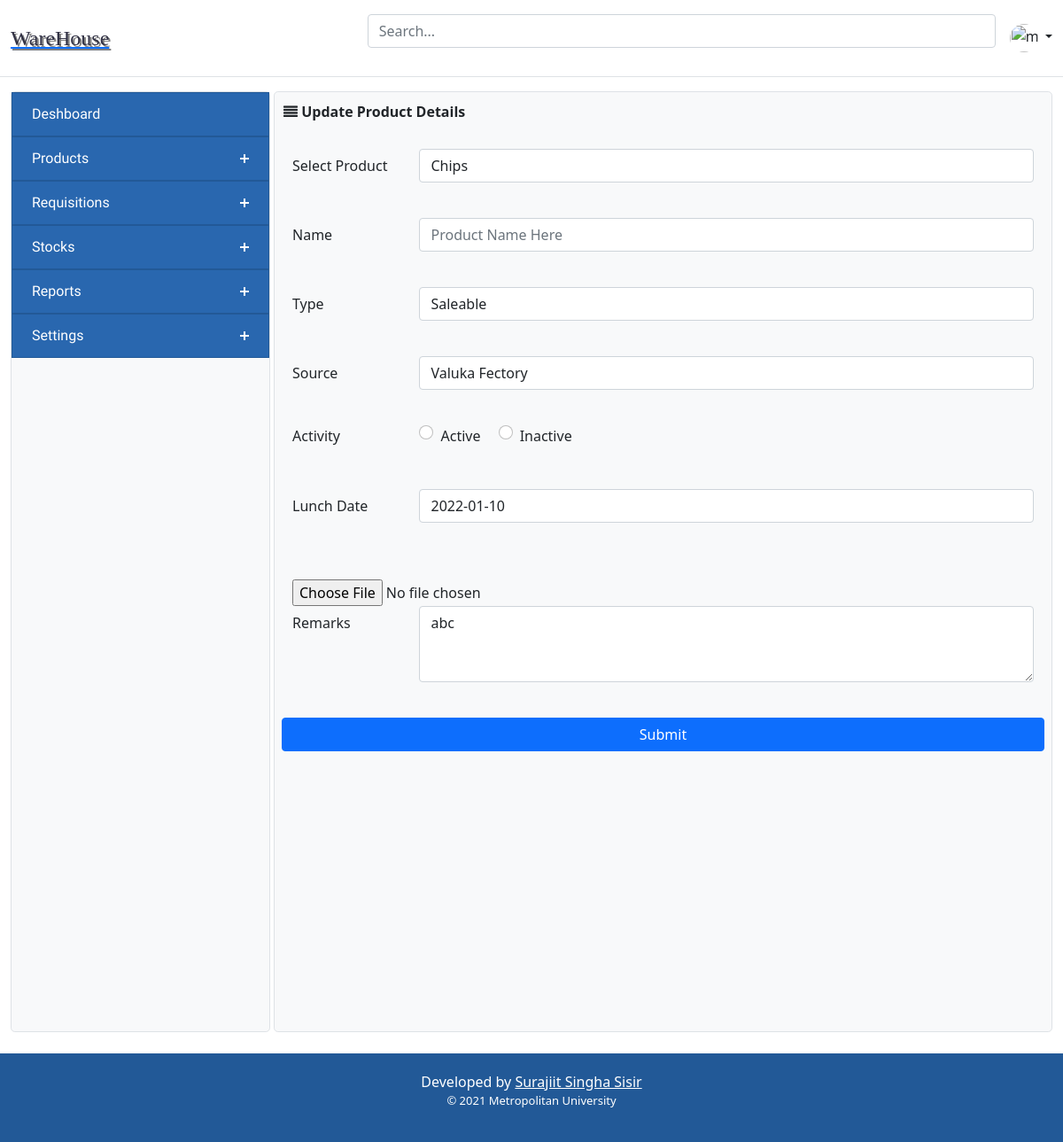
The page /update_product/23 on the database its author committed.
### tables this page shows
CREATE TABLE `table_product` (
  `id` int(11) NOT NULL,
  `product_name` varchar(100) NOT NULL,
  `catagory` varchar(100) NOT NULL,
  `type` varchar(60) NOT NULL,
  `source` varchar(100) NOT NULL,
  `activity` varchar(60) NOT NULL,
  `lunch_date` date NOT NULL,
  `image` varchar(255) NOT NULL,
  `base_unit` varchar(100) NOT NULL,
  `base_qnty_price` double NOT NULL,
  `carton` int(11) NOT NULL,
  `carton_price` double NOT NULL,
  `remarks` varchar(255) NOT NULL,
  `created` timestamp NOT NULL DEFAULT current_timestamp()
);

### application/controllers/updateProduct_Controller.php (called while the page is built, shortened)
<?php
class updateProduct_Controller extends CI_Controller {
	public function __construct(){
		$this->load->helper(array('form', 'url'));
        $this->load->library('form_validation');
		$this->load->model('Author_Model');
        $this->load->model('Product_Model');
	}
    public function index($id){
        $data['header_src'] = $this->load->view('inc/header_src', '', true);
        $data['header'] = $this->load->view('inc/header', '', true);
        $data['sidebar'] = $this->load->view('inc/sidebar', '', true);
        $data['footer'] = $this->load->view('inc/footer', '', true);
        $data['product_info'] = $this->Product_Model->select_single_row($id);
        $this->load->view('Componants/update_product', $data);
    }
}

### index.php (called while the page is built, shortened)
<?php
require_once BASEPATH.'core/CodeIgniter.php';

### application/models/Product_Model.php (called while the page is built, shortened)
<?php
    class Product_Model extends CI_Model {
        public function select_single_row($id){
            $this->db->where('id', $id);
            $query = $this->db->get('table_product')->row();
            return $query;
        }
}
?>

### application/views/Componants/update_product.php (the view, shortened to what this page needs)
<?= $header_src;?>
<main>
<?= $header; ?>
        <div class="container-fluid pb-4">
        <div class="d-grid gap-1" style="grid-template-columns: 1fr 3fr;">
            <?= $sidebar;?>
            <div class="bg-light border rounded-3">
                <div class="maintag">
                        <i class="fa fa-align-justify"></i><b> Update Product Details</b>
                        <form class="formDesign" method="post" action="<?= base_url()?>product_update_byid" enctype="multipart/form-data">
                            <div class="form-group row">
                                <label for="staticEmail" class="col-sm-2 col-form-label">Select Product</label>
                                <div class="col-sm-10">
                                    <select class="form-control">
                                        <option value="<?= $product_info->product_name;?>"><?= $product_info->product_name;?></option>
                                    </select>
                                </div>
                            </div><br />
                            <div class="form-group row">
                                <label for="staticEmail" class="col-sm-2 col-form-label">Name</label>
                                <div class="col-sm-10">
                                    <input type="text" name="product_name" class="form-control" id="formGroupExampleInput"
                                        placeholder="Product Name Here" autocomplete="on">
                                </div>
                            </div><br />
                            <div class="form-group row">
                                <label class="col-sm-2 col-form-label">Type</label>
                                <div class="col-sm-10">
                                    <select name="type" class="form-control">
                                    <option value="<?= $product_info->type;?>"><?= $product_info->type;?></option>
                                    </select>
                                </div>
                            </div><br />
                            <div class="form-group row">
                                <label for="staticEmail" class="col-sm-2 col-form-label">Source</label>
                                <div class="col-sm-10">
                                    <select name="source" class="form-control">
                                    <option value="<?= $product_info->source;?>"><?= $product_info->source;?></option>
                                    </select>
                                </div>
                            </div><br />
                            <div class="form-group row">
                                <label class="col-sm-2">Activity</label>
                                <div class="col-sm-10">
                                    <div class="form-check form-check-inline">
                                        <input class="form-check-input" type="radio" name="activity"
                                            id="inlineRadio1" value="active">
                                        <label class="form-check-label" for="inlineRadio1">Active</label>
                                    </div>
                                    <div class="form-check form-check-inline">
                                        <input class="form-check-input" type="radio" name="activity"
                                            id="inlineRadio2" value="deactive">
                                        <label class="form-check-label" for="inlineRadio2">Inactive</label>
                                    </div>
                                </div>
                            </div><br />
                            <div class="form-group row">
                                <label for="staticEmail" class="col-sm-2 col-form-label">Lunch Date</label>
                                <div class="col-sm-10">
                                    <div class="bootstrap-iso">
                                        <div class="input-group">
                                            <input class="form-control" id="date" name="lunch_date" placeholder="MM/DD/YYYY"
                                                type="text" value="<?= $product_info->lunch_date?>" />
                                        </div>
                                    </div>
                                </div>
                            </div><br />
                            <br />
                            <input type="file" name="image">
                            <div class="form-group row">
                                <label for="staticEmail" class="col-sm-2 col-form-label">Remarks</label>
                                <div class="col-sm-10">
                                    <textarea class="form-control" name="remarks" id="exampleFormControlTextarea2" rows="3"><?= $product_info->remarks?></textarea>
                                </div>
                            </div><br />
                            <div class="form-group row">
                                <button type="submit" class="btn btn-primary btn-block"
                                    data-toggle="button">Submit</button>
                            </div><br />
                        </form>
                    </div>
                <br><br><br><br><br><br><br><br><br><br>
            </div>
        </div>
    </div>
  </main>
</body>
<?= $footer; ?>

### assets/css/newProducts.css (style rules this page uses)
.maintag { padding-top: 10px; padding-bottom: 10px; padding-left: 10px; padding-right: 10px; }
.formDesign { padding-top: 30px; padding-bottom: 10px; padding-left: 10px; padding-right: 10px; }

### rows shown on the page
table_product: product_name "Chips", type "Saleable", source "Valuka Fectory", lunch_date "2022-01-10", remarks "abc"
